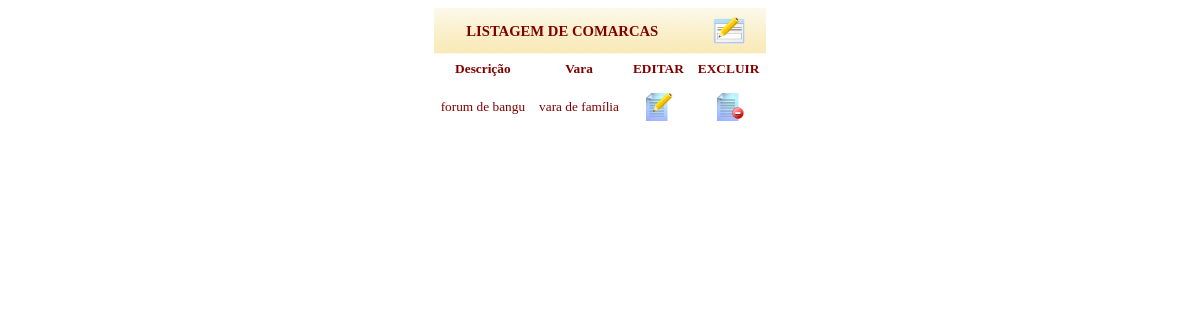
/view/consultarComarca.php?pag=processo (signed in), run on an earlier commit of the app's database.
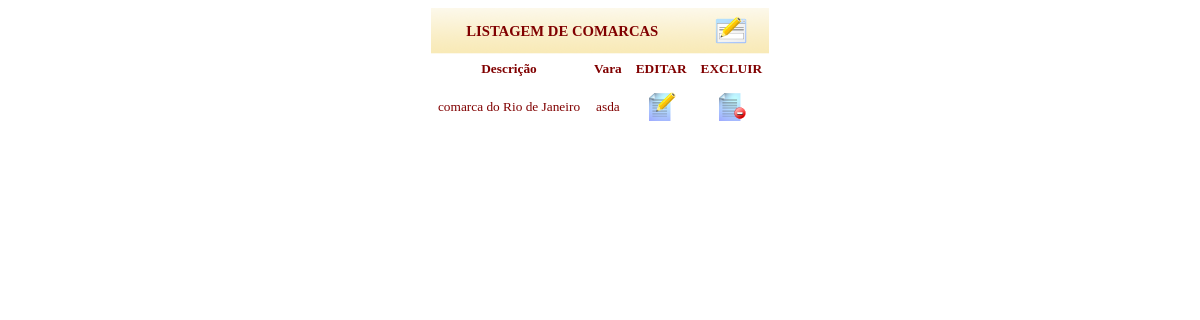
And on a later commit of the database.
### tables this page shows
CREATE TABLE IF NOT EXISTS `comarca` (
`idComarca` int(11) NOT NULL,
  `descricao` varchar(30) NOT NULL,
  `idVara` int(11) NOT NULL,
  `status` int(11) NOT NULL DEFAULT '1'
);

CREATE TABLE IF NOT EXISTS `vara` (
`idVara` int(11) NOT NULL,
  `descricao` varchar(30) NOT NULL,
  `idTribunal` int(11) NOT NULL,
  `status` int(11) NOT NULL DEFAULT '1'
);

### model/comarcaDAO.php (the view, shortened to what this page needs)
<?php
class ComarcaDAO extends banco {
	public function consultar() {
			$consulta = "select c.*, v.descricao as vara
			            from".TBL_COMARCAS." c
			                join ".TBL_VARAS." v ON
			                v.idVara = c.idVara
                        where c.status=1";
			$resultado = mysql_query($consulta) or die(mysql_error());
            while ($linha=mysql_fetch_array($resultado)) {
                    echo"<tr class='texto' align='center' id=".$linha['idComarca'].">
                    <td>".$linha['descricao']."</td>
                    <td>".$linha['vara']."</td>
                    <td><a id='altera' href='../control/controleComarca.php?idcomarca=".$linha['idComarca']."&opcao=lista'><img src='../public/img/file_edit.png' border='no'></a></td>
                    <td><a href=javascript:excluir(".$linha['idComarca'].")><img src='../public/img/file_remove.png' border='no'></a></td>
                    </tr>";
            }
			return $resultado;
		}
}
?>

What changed in the data, as far as the page shows it:
changed comarca: descricao "forum de bangu" → "comarca do Rio de Janeiro"; idVara.descricao "vara de família" → "asda"
